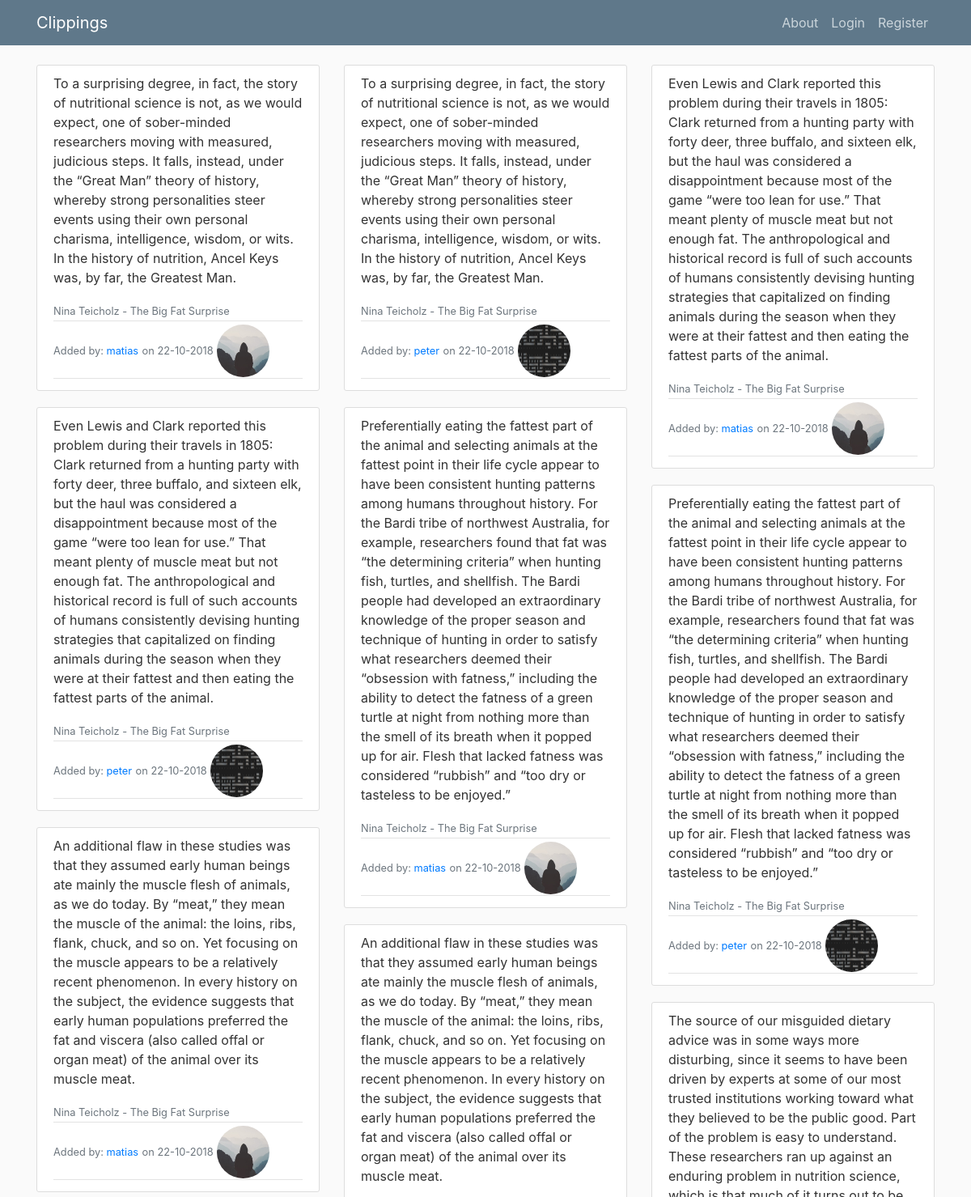
The app's page /discover (upper part) with its own data.
### clippings/models.py (models this page shows, shortened)
class Clip(db.Model):
    id = db.Column(db.Integer, primary_key=True)
    title = db.Column(db.String(400), nullable=False)
    author = db.Column(db.String(400), nullable=False)
    page = db.Column(db.Integer, nullable=False)
    location = db.Column(db.String(20), nullable=False)
    date = db.Column(db.DateTime, nullable=False, default=datetime.utcnow)
    clipping = db.Column(db.Text, nullable=False)
    user_id = db.Column(db.Integer, db.ForeignKey('user.id'), nullable=False)

class User(db.Model, UserMixin):
    id = db.Column(db.Integer, primary_key=True)
    username = db.Column(db.String(20), unique=True, nullable=False)
    email = db.Column(db.String(120), unique=True, nullable=False)
    image_file = db.Column(db.String(20), nullable=False, default='default.jpg')
    password = db.Column(db.String(60), nullable=False)
    posts = db.relationship('Post', backref='author', lazy=True)

### clippings/clips/routes.py (the view)
@clips.route("/discover", methods=['GET', 'POST'])
def discover():
    page = request.args.get('page', 1, type=int)
    clips = Clip.query.order_by(Clip.date.desc()).paginate(per_page=70, page=page)
    users = []
    for clip in clips.items:
        user = User.query.get(clip.user_id)
        users.append(user)
    clips_users_zip = zip(clips.items,users)
    clips_users = list(clips_users_zip)
    return render_template('discover.html.j2', clips_users=clips_users, clips=clips)

### clippings/templates/discover.html.j2 (shortened to what this page needs)
{% extends 'layout.html.j2' %}
{% block content %}
<div class="col-md-4">
    {% for cu in clips_users[::3] %}
       <article class="media content-section">
            <div class="media-body">
                <p class="article-content">{{ cu[0].clipping }}</p>
                <div class="article-metadata">
                <small class="text-muted">{{ cu[0].author }} - {{ cu[0].title }}</small>
                </div>
                <div class="article-metadata">
                <small class="text-muted">Added by:
                <a href="{{url_for('clips.user_book', username=cu[1].username, title=cu[0].title)}}">{{ cu[1].username }}</a></small>
                <small class="text-muted">on {{ cu[0].date.strftime('%d-%m-%Y') }}</small>
                <img class="rounded-circle article-img" src="{{ url_for('static', filename='profile_pics/' + cu[1].image_file) }}">
                </div>
            </div>
        </article>
    {% endfor %}
 </div>
 <div class="col-md-4">
    {% for cu in clips_users[1::3] %}
       <article class="media content-section">
            <div class="media-body">
                <p class="article-content">{{ cu[0].clipping }}</p>
                <div class="article-metadata">
                <small class="text-muted">{{ cu[0].author }} - {{ cu[0].title }}</small>
                </div>
                <div class="article-metadata">
                <small class="text-muted">Added by:
                <a href="{{url_for('clips.user_book', username=cu[1].username, title=cu[0].title)}}">{{ cu[1].username }}</a></small>
                <small class="text-muted">on {{ cu[0].date.strftime('%d-%m-%Y') }}</small>
                <img class="rounded-circle article-img" src="{{ url_for('static', filename='profile_pics/' + cu[1].image_file) }}">
                </div>
            </div>
        </article>
    {% endfor %}
 </div>
 <div class="col-md-4">
    {% for cu in clips_users[2::3] %}
       <article class="media content-section">
            <div class="media-body">
                <p class="article-content">{{ cu[0].clipping }}</p>
                <div class="article-metadata">
                <small class="text-muted">{{ cu[0].author }} - {{ cu[0].title }}</small>
                </div>
                <div class="article-metadata">
                <small class="text-muted">Added by:
                <a href="{{url_for('clips.user_book', username=cu[1].username, title=cu[0].title)}}">{{ cu[1].username }}</a></small>
                <small class="text-muted">on {{ cu[0].date.strftime('%d-%m-%Y') }}</small>
                <img class="rounded-circle article-img" src="{{ url_for('static', filename='profile_pics/' + cu[1].image_file) }}">
                </div>
            </div>
        </article>
    {% endfor %}
 </div>
{% endblock content %}

### clippings/templates/layout.html.j2 (shortened to what this page needs)
<!DOCTYPE html>
<html lang="en">
<head>
    <link rel="stylesheet" href="https://stackpath.bootstrapcdn.com/bootstrap/4.1.3/css/bootstrap.min.css">
    <link rel="stylesheet" type="text/css" href="{{url_for('static', filename='main.css')}}">
</head>
<body>
    <header class="site-header">
        <nav class="navbar navbar-expand-md navbar-dark bg-steel fixed-top">
            <div class="container">
            {% if current_user.is_authenticated %}
            <a class="navbar-brand mr-4" href="{{url_for('clips.user', username=current_user.username)}}">Clippings</a>
            {% else %}
            <a class="navbar-brand mr-4" href="{{url_for('clips.discover')}}">Clippings</a>
            {% endif %}
            <div class="collapse navbar-collapse" id="navbarToggle">
                <div class="navbar-nav">
                {% if current_user.is_authenticated %}
                    <a class="nav-item nav-link" href="{{url_for('clips.import_clips')}}">Import</a>
                    <a class="nav-item nav-link" href="{{url_for('users.account')}}">Account</a>
                    <a class="nav-item nav-link" href="{{url_for('users.logout')}}">Logout</a>
                {% else %}
                <a class="nav-item nav-link" href="{{url_for('main.about')}}">About</a>
                <a class="nav-item nav-link" href="{{url_for('users.login')}}">Login</a>
                <a class="nav-item nav-link" href="{{url_for('users.register')}}">Register</a>
                {% endif %}
                </div>
            </div>
            </div>
        </nav>
    </header>
    <main role="main" class="container">
        <div class="row">
                {% block content %}{% endblock %}
        </div>
    </main>
</body>
</html>

### clippings/static/main.css (style rules this page uses)
body { background: #fafafa; color: #333333; margin-top: 5rem; }
.bg-steel { background-color: #5f788a; }
.site-header .navbar-nav .nav-link { color: #cbd5db; }
.content-section { background: #ffffff; padding: 10px 20px; border: 1px solid #dddddd; border-radius: 3px; margin-bottom: 20px; }
.article-content { white-space: pre-line; }
.article-img { height: 65px; width: 65px; margin-right: 16px; }
.article-metadata { padding-bottom: 1px; margin-bottom: 4px; border-bottom: 1px solid #e3e3e3 }

### records on screen
Clip: clipping "To a surprising degree, in fact, the story of nutritional science is not, as we would expect, one of sober-minded researchers moving with measured, judicious steps. It falls, instead, under the “Great Man” theory of history, whereby strong personalities steer events using their own personal charisma, intelligence, wisdom, or wits. In the history of nutrition, Ancel Keys was, by far, the Greatest Man.", author "Nina Teicholz", title "The Big Fat Surprise", username "matias", date "22-10-2018", image_file (placeholder picture)
Clip: clipping "Even Lewis and Clark reported this problem during their travels in 1805: Clark returned from a hunting party with forty deer, three buffalo, and sixteen elk, but the haul was considered a disappointment because most of the game “were too lean for use.” That meant plenty of muscle meat but not enough fat. The anthropological and historical record is full of such accounts of humans consistently devising hunting strategies that capitalized on finding animals during the season when they were at their fattest and then eating the fattest parts of the animal.", author "Nina Teicholz", title "The Big Fat Surprise", username "peter", date "22-10-2018", image_file (picture)
Clip: clipping "An additional flaw in these studies was that they assumed early human beings ate mainly the muscle flesh of animals, as we do today. By “meat,” they mean the muscle of the animal: the loins, ribs, flank, chuck, and so on. Yet focusing on the muscle appears to be a relatively recent phenomenon. In every history on the subject, the evidence suggests that early human populations preferred the fat and viscera (also called offal or organ meat) of the animal over its muscle meat.", author "Nina Teicholz", title "The Big Fat Surprise", username "matias", date "22-10-2018", image_file (placeholder picture)
Clip: clipping "To a surprising degree, in fact, the story of nutritional science is not, as we would expect, one of sober-minded researchers moving with measured, judicious steps. It falls, instead, under the “Great Man” theory of history, whereby strong personalities steer events using their own personal charisma, intelligence, wisdom, or wits. In the history of nutrition, Ancel Keys was, by far, the Greatest Man.", author "Nina Teicholz", title "The Big Fat Surprise", username "peter", date "22-10-2018", image_file (picture)
Clip: clipping "Preferentially eating the fattest part of the animal and selecting animals at the fattest point in their life cycle appear to have been consistent hunting patterns among humans throughout history. For the Bardi tribe of northwest Australia, for example, researchers found that fat was “the determining criteria” when hunting fish, turtles, and shellfish. The Bardi people had developed an extraordinary knowledge of the proper season and technique of hunting in order to satisfy what researchers deemed their “obsession with fatness,” including the ability to detect the fatness of a green turtle at night from nothing more than the smell of its breath when it popped up for air. Flesh that lacked…", author "Nina Teicholz", title "The Big Fat Surprise", username "matias", date "22-10-2018", image_file (placeholder picture)
Clip: clipping "An additional flaw in these studies was that they assumed early human beings ate mainly the muscle flesh of animals, as we do today. By “meat,” they mean the muscle of the animal: the loins, ribs, flank, chuck, and so on. Yet focusing on the muscle appears to be a relatively recent phenomenon. In every history on the subject, the evidence suggests that early human populations preferred the fat and viscera (also called offal or organ meat) of the animal over its muscle meat."
Clip: clipping "Even Lewis and Clark reported this problem during their travels in 1805: Clark returned from a hunting party with forty deer, three buffalo, and sixteen elk, but the haul was considered a disappointment because most of the game “were too lean for use.” That meant plenty of muscle meat but not enough fat. The anthropological and historical record is full of such accounts of humans consistently devising hunting strategies that capitalized on finding animals during the season when they were at their fattest and then eating the fattest parts of the animal.", author "Nina Teicholz", title "The Big Fat Surprise", username "matias", date "22-10-2018", image_file (placeholder picture)
Clip: clipping "Preferentially eating the fattest part of the animal and selecting animals at the fattest point in their life cycle appear to have been consistent hunting patterns among humans throughout history. For the Bardi tribe of northwest Australia, for example, researchers found that fat was “the determining criteria” when hunting fish, turtles, and shellfish. The Bardi people had developed an extraordinary knowledge of the proper season and technique of hunting in order to satisfy what researchers deemed their “obsession with fatness,” including the ability to detect the fatness of a green turtle at night from nothing more than the smell of its breath when it popped up for air. Flesh that lacked…", author "Nina Teicholz", title "The Big Fat Surprise", username "peter", date "22-10-2018", image_file (picture)
